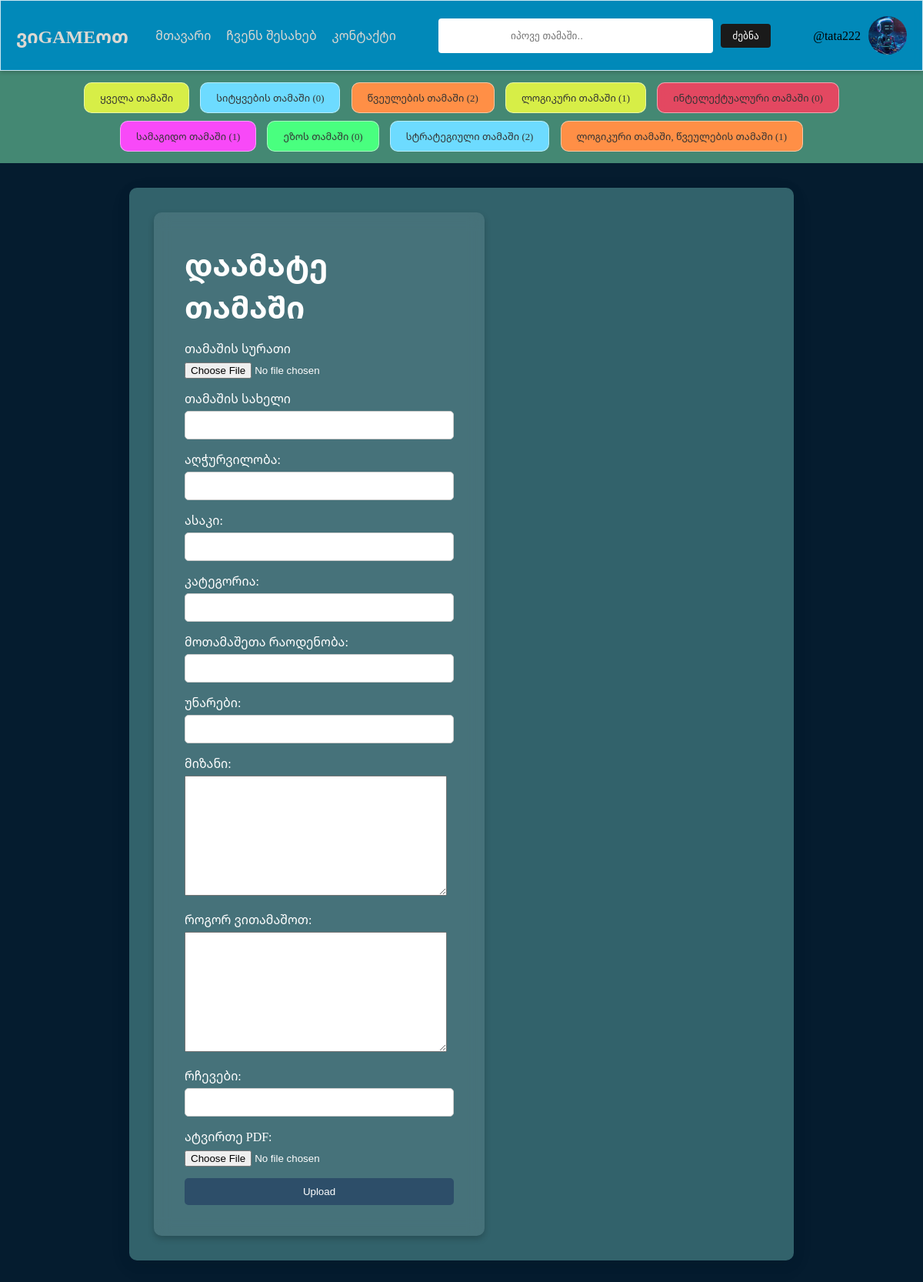
/upload/ (signed in), run on the app's committed database.
### findgame/models.py (models this page shows)
class User(AbstractUser):
    games = models.ManyToManyField(Game, blank=True, related_name='users')
    bio = models.TextField(null=True)
    avatar = models.ImageField(null=True, default='avatar.png')

class Category(models.Model):
    name = models.CharField(max_length=200)
    def __str__(self):
        return self.name

### findgame/views.py (the view, shortened to what this page needs)
# urls.py: path('upload/', views.add_game, name='upload'),
def add_game(request):
    ages = Age.objects.all()
    categories = Category.objects.all()
    form = GameForm()
    context = {'form': form, 'ages': ages, 'categories': categories}
    return render(request, 'findgame/add_game.html', context)

### findgame/forms.py
class GameForm(forms.ModelForm):
    age = forms.ModelChoiceField(queryset=Age.objects.all())
    category = forms.ModelMultipleChoiceField(queryset=Category.objects.all())
    class Meta:
        model = Game
        fields = '__all__'

### findgame/templates/findgame/add_game.html (shortened to what this page needs)
{% extends 'main.html' %}
{% block content %}
<div class="game-details-container">
    <div class="login-container">
        <div class="login-form">
    <h1>დაამატე თამაში</h1>
    <form action="" method="POST" enctype="multipart/form-data">
        <div class="form-group">
            <label>თამაშის სურათი</label>
            {{ form.picture }}
        </div>
        <div class="form-group">
            <label>თამაშის სახელი</label>
            {{ form.name }}
        </div>
        <div class="form-group">
            <label>აღჭურვილობა:</label>
            {{ form.equipment }}
        </div>
        <div class="form-group">
            <label for="game_age">ასაკი:</label>
            <input required type="text" name="age" list="age-list">
        </div>
        <div class="form-group">
            <label for="game_category">კატეგორია:</label>
            <input required type="text" name="category" list="category-list">
        </div>
        <div class="form-group">
            <label>მოთამაშეთა რაოდენობა:</label>
            {{ form.numberOfPlayers }}
        </div>
        <div class="form-group">
            <label>უნარები:</label>
            {{ form.keyFeatures }}
        </div>
         <div class="form-group">
            <label>მიზანი:</label>
            {{ form.description }}
        </div>
        <div class="form-group">
            <label>როგორ ვითამაშოთ:</label>
            {{ form.howToPlay }}
        </div>
        <div class="form-group">
            <label>რჩევები:</label>
            {{ form.tips }}
        </div>
        <div class="form-group">
            <label >ატვირთე PDF:</label>
            {{ form.content }}
        </div>
        <input class="login-button" type="submit" value="Upload">
    </form>
        </div>
    </div>
</div>
{% endblock %}

### templates/navbar.html (shortened to what this page needs)
{% load static %}
  <header>
    <nav class="navbar">
      <div class="container">
        <div class="logo">ვიGAMEოთ</div>
        <ul class="nav-links">
          <li><a href="{% url 'home' %}">მთავარი</a></li>
          <li><a href="{% url 'about' %}">ჩვენს შესახებ</a></li>
          <li><a href="{% url 'contact' %}">კონტაქტი</a></li>
        </ul>
        <form class="search-bar" role="search" action="">
          <input name = "q" type="text" placeholder=" იპოვე თამაში.. " aria-label="search">
          <button type="submit">ძებნა</button>
        </form>
        {% if request.user.is_authenticated %}
          <div class="profile-container">
              @{{ request.user.username }}
            <img src="{{ request.user.avatar.url }}" alt="Profile" class="profile-icon" id="profileIcon">
          </div>
          {% else %}
          <div class="sign-in-container">
              <a href="{% url 'login' %}" class="sign-in-button">შესვლა</a>
          </div>
        {% endif %}
      </div>
    </nav>
  </header>

### templates/lower_navbar.html
<nav class="lower-navbar">
    <ul>
        <li class="color3"><a  href="{% url 'home' %}">ყველა თამაში</a></li>
    {% for category in categories %}
        <li class="color{% cycle '1' '2' '3' '4' '5' '6' %}">
            <a href="{{ request.path }}?q={{ category.name }}">
            {{ category}} ({{ category.games.count }})
            </a>
        </li>
    {% endfor %}
    </ul>
</nav>

### static/styles/styles.css (style rules this page uses)
h1, h2, h3, p { margin: 0; }
h1 { font-size: 2.5rem; margin-bottom: 1rem; }
.profile-container { color: black; margin-left: 20px; }
.lower-navbar { background-color: #448873; display: flex; text-align: center; }
.lower-navbar ul { list-style: none; padding: 5px; margin: 5px; }
.lower-navbar li { display: inline-block; }
.lower-navbar a { backdrop-filter: blur(10px); border: 1px solid rgba(255, 255, 255, 0.5); display: block; margin: 5px; padding: 10px 20px; border-radius: 10px; text-decoration: none; color: #333; font-size: 0.8rem; }
.lower-navbar .color1 a { background-color: #6ddbff }
.lower-navbar .color2 a { background-color: #ff8f46; }
.lower-navbar .color3 a { background-color: #f0ff40db; }
.lower-navbar .color4 a { background-color: #fa3f5fe0; }
.lower-navbar .color5 a { background-color: #f849f8; }
.lower-navbar .color6 a { background-color: #49ff7f; }
.login-container { backdrop-filter: blur(10px); background-color: rgba(255, 255, 255, 0.1); padding: 40px; border-radius: 10px; box-shadow: 0 4px 8px rgba(0, 0, 0, 0.2); width: 350px; }
.form-group { margin-bottom: 15px; }
.form-group label { display: block; margin-bottom: 5px; color: white; }
.form-group input[type="text"], .form-group input[type="password"], .form-group input[type="email"], .form-group input[type="textarea"] { width: 100%; padding: 10px; border: 1px solid #ccc; border-radius: 5px; box-sizing: border-box; }
.login-button { background-color: #2d4e69; color: white; padding: 10px 20px; border: none; border-radius: 5px; cursor: pointer; width: 100%; }

### static/styles/base.css (style rules this page uses)
:root { --color-dark-01: 210, 11%, 7%; --color-dark-02: 210, 7%, 11%; --color-gray: 212, 6%, 46%; --color-light-orange: 40, 89%, 69%; --color-light-green: 143, 40%, 82%; --color-offwhite: 34, 89%, 96%; --color-crimson: 9, 80%, 65%; --duration: 0.4s; --ease: cubic-bezier(0.45, 0.05, 0.55, 0.95); --heading-1: 1.8rem, 1.6rem + 0.5vw, 2rem; --lh-default: 1.5; --ff-primary: 'DM Sans'; --ff-fallback: sans-serif; --rounded-xs: 0.4rem; --rounded-sm: 1rem; --spacer-xs: 1rem; --spacer-sm: 2rem; --spacer-grid: 2rem; --shadow-default: 0px 4px 16px rgba(17, 17, 26, 0.1), 0px 8px 32px rgba(17, 17, 26, 0.051); }
body { font-family: 'Noto Sans Georgian', serif; margin: 0; background-color: #051c2f; color: #fff; }
h1, h2, h3, p { margin: 0; }
h1 { font-size: 2.5rem; margin-bottom: 1rem; }
a { text-decoration: none; color: white; }

### static/styles/navbar.css (style rules this page uses)
.navbar { background-color: rgba(0, 166, 221, 0.8); backdrop-filter: blur(10px); border: 1px solid rgba(255, 255, 255, 0.8); box-shadow: 0 2px 5px rgba(0, 0, 0, 0.2); color: hsl(34deg 12.25% 84.45%); padding: 20px; }
.container { display: flex; justify-content: space-between; align-items: center; }
.logo { font-size: 24px; font-weight: bold; }
.nav-links { list-style: none; margin: 0; padding: 0; display: flex; }
.nav-links li { margin-right: 20px; }
.nav-links a { color: hsl(34deg 12.25% 84.45%); text-decoration: none; }
.search-bar { display: flex; align-items: center; }
.search-bar input[type="text"] { padding: 15px 90px; border: none; border-radius: 4px; margin-right: 10px; }
.search-bar button[type="submit"] { padding: 8px 15px; background-color: #1a1a1a; color: white; border: none; border-radius: 4px; cursor: pointer; }
.profile-container { display: flex; align-items: center; gap: 10px; position: relative; }
.profile-icon { width: 50px; height: 50px; border-radius: 50%; cursor: pointer; }

### static/styles/hamburger.css (style rules this page uses)
.profile-container { display: flex; align-items: center; gap: 10px; position: relative; }
.profile-icon { width: 50px; height: 50px; border-radius: 50%; cursor: pointer; }

### static/styles/description.css (style rules this page uses)
.game-details-container { max-width: 800px; margin: 2rem auto; padding: 2rem; background-color: #fff; border-radius: 10px; box-shadow: var(--shadow-default); background-color: #32626b; }

### data on the page
User: user.username "tata222", user.avatar (placeholder picture)
Category: name "სიტყვების თამაში", games.count "0"
Category: name "წვეულების თამაში", games.count "2"
Category: name "ლოგიკური თამაში", games.count "1"
Category: name "ინტელექტუალური თამაში", games.count "0"
Category: name "სამაგიდო თამაში", games.count "1"
Category: name "ეზოს თამაში", games.count "0"
Category: name "სტრატეგიული თამაში", games.count "2"
Category: name "ლოგიკური თამაში, წვეულების თამაში", games.count "1"
